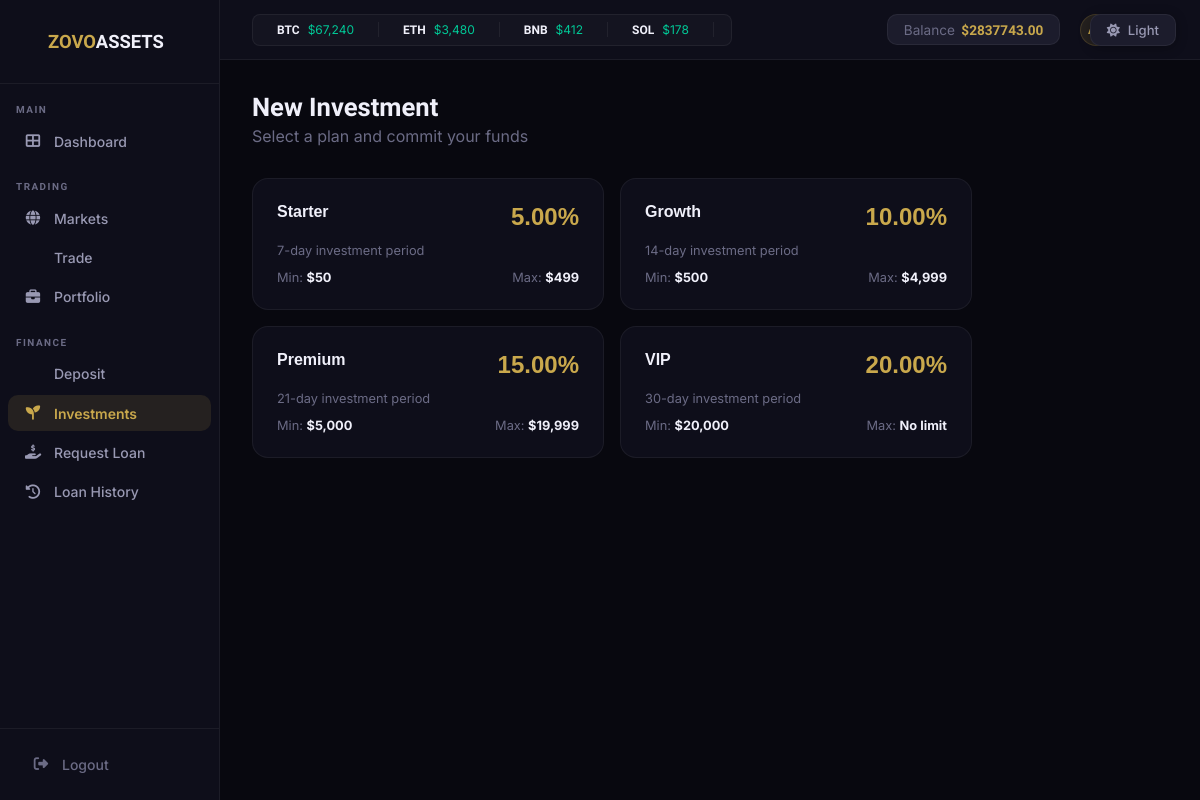
Page /investments/new/ (signed in) on the committed database.
### core/models.py (models this page shows, shortened)
class User(AbstractBaseUser, PermissionsMixin):
    full_name = models.CharField(max_length=150)
    email = models.EmailField(unique=True)
    phone = models.CharField(max_length=20, blank=True)
    is_active = models.BooleanField(default=True)
    is_staff = models.BooleanField(default=False)
    date_joined = models.DateTimeField(auto_now_add=True)
    USERNAME_FIELD = "email"
    REQUIRED_FIELDS = ["full_name"]
    objects = UserManager()

class Wallet(models.Model):
    user = models.OneToOneField(User, on_delete=models.CASCADE, related_name="wallet")
    balance = models.DecimalField(max_digits=14, decimal_places=2, default=0)
    total_invested = models.DecimalField(max_digits=14, decimal_places=2, default=0)
    total_profit = models.DecimalField(max_digits=14, decimal_places=2, default=0)
    created_at = models.DateTimeField(auto_now_add=True)
    updated_at = models.DateTimeField(auto_now=True)

### investments/models.py (models this page shows, shortened)
class InvestmentPlan(models.Model):
    name = models.CharField(max_length=100)
    min_amount = models.DecimalField(max_digits=12, decimal_places=2)
    max_amount = models.DecimalField(max_digits=12, decimal_places=2, null=True, blank=True)
    roi_percent = models.DecimalField(max_digits=5, decimal_places=2)
    duration_days = models.PositiveIntegerField()
    is_active = models.BooleanField(default=True)
    description = models.TextField(blank=True)
    @property
    def display_min(self):
        return f"${self.min_amount:,.0f}"
    @property
    def display_max(self):
        return f"${self.max_amount:,.0f}" if self.max_amount else "No limit"

### investments/views.py (the view, shortened to what this page needs)
# urls.py: path("new/", views.new_investment, name="new_investment"),
@login_required
def new_investment(request):
    plans = InvestmentPlan.objects.filter(is_active=True)
    return render(request, "investments/new.html", {"plans": plans})

### templates/investments/new.html (shortened to what this page needs)
{% extends "base.html" %}
{% block content %}
<div style="max-width:720px;">
  <div style="margin-bottom:2rem;">
    <h1 style="font-size:1.6rem;font-weight:800;margin-bottom:0.25rem;">New Investment</h1>
    <p style="color:var(--text-muted);">Select a plan and commit your funds</p>
  </div>
  <form method="post">
    <div style="display:grid;grid-template-columns:repeat(2,1fr);gap:1rem;margin-bottom:1.5rem;">
      {% for plan in plans %}
      <label style="cursor:pointer;">
        <div class="plan-card z-card" style="transition:all 0.2s;position:relative;">
          <div style="display:flex;justify-content:space-between;align-items:flex-start;margin-bottom:0.75rem;">
            <span style="font-family:'Syne',sans-serif;font-weight:700;font-size:1rem;">{{ plan.name }}</span>
            <span style="font-family:'Syne',sans-serif;font-size:1.5rem;font-weight:800;color:var(--gold);">{{ plan.roi_percent }}%</span>
          </div>
          <div style="font-size:0.8rem;color:var(--text-muted);margin-bottom:0.75rem;">{{ plan.duration_days }}-day investment period</div>
          <div style="display:flex;justify-content:space-between;font-size:0.8rem;">
            <span style="color:var(--text-muted);">Min: <strong style="color:var(--text);">{{ plan.display_min }}</strong></span>
            <span style="color:var(--text-muted);">Max: <strong style="color:var(--text);">{{ plan.display_max }}</strong></span>
          </div>
        </div>
      </label>
      {% endfor %}
    </div>
  </form>
</div>
{% endblock %}

### templates/base.html (shortened to what this page needs)
<!DOCTYPE html>
<html lang="en">
<head>
<link href="https://cdnjs.cloudflare.com/ajax/libs/font-awesome/6.4.0/css/all.min.css" rel="stylesheet">
</head>
<body>
{% if user.is_authenticated %}
<aside class="sidebar">
  <div class="sidebar-logo">
    <a href="/" style="display:flex;align-items:center;gap:0.4rem;">
      <span class="logo-text">ZOVO<span>ASSETS</span></span>
    </a>
  </div>
  <div class="sidebar-section">Main</div>
  <a href="{% url 'dashboard' %}" class="{% if request.resolver_match.url_name == 'dashboard' %}active{% endif %}">
    <i class="fas fa-th-large"></i> Dashboard
  </a>
  <div class="sidebar-section">Trading</div>
  <a href="{% url 'market' %}" class="{% if request.resolver_match.url_name == 'market' %}active{% endif %}">
    <i class="fas fa-globe"></i> Markets
  </a>
  <a href="{% url 'trade' %}" class="{% if 'trade' in request.resolver_match.url_name %}active{% endif %}">
     Trade
  </a>
  <a href="{% url 'portfolio' %}" class="{% if request.resolver_match.url_name == 'portfolio' %}active{% endif %}">
    <i class="fas fa-briefcase"></i> Portfolio
  </a>
  <div class="sidebar-section">Finance</div>
  <a href="{% url 'deposit' %}" class="{% if request.resolver_match.url_name == 'deposit' or request.resolver_match.url_name == 'deposit_history' %}active{% endif %}">
     Deposit
  </a>
  <a href="{% url 'new_investment' %}" class="{% if request.resolver_match.url_name == 'new_investment' %}active{% endif %}">
    <i class="fas fa-seedling"></i> Investments
  </a>
  <a href="{% url 'request_loan' %}" class="{% if request.resolver_match.url_name == 'request_loan' %}active{% endif %}">
    <i class="fas fa-hand-holding-usd"></i> Request Loan
  </a>
  <a href="{% url 'loan_history' %}" class="{% if request.resolver_match.url_name == 'loan_history' %}active{% endif %}">
    <i class="fas fa-history"></i> Loan History
  </a>
  <div class="sidebar-bottom">
    <a href="{% url 'logout' %}"><i class="fas fa-sign-out-alt"></i> Logout</a>
  </div>
</aside>
<header class="topbar">
  <div class="topbar-left">
    <div class="ticker-bar" style="width:480px;border-radius:8px;border:1px solid var(--border-soft);">
      <div class="ticker-track" id="topTicker"></div>
    </div>
  </div>
  <div class="topbar-right">
    <div class="topbar-balance" id="topBalance">
      <span>Balance</span><strong>${{ user.wallet.balance|floatformat:2 }}</strong>
    </div>
    <div class="topbar-user">
      <div class="topbar-avatar">{{ user.full_name|slice:":2"|upper }}</div>
      <span>{{ user.full_name.split.0 }}</span>
    </div>
  </div>
</header>
<button id="themeToggle" onclick="toggleTheme()" style="position:fixed;top:14px;right:1.5rem;z-index:9999;background:var(--dark-4);border:1px solid var(--border-soft);border-radius:10px;padding:0.45rem 1rem;cursor:pointer;display:flex;align-items:center;gap:0.5rem;color:var(--text-soft);font-size:0.82rem;font-family:'Inter',sans-serif;font-weight:500;transition:all 0.2s;box-shadow:0 2px 12px rgba(0,0,0,0.3);">
  <i class="fas fa-sun" id="themeIcon"></i>
  <span id="themeLabel">Light</span>
</button>
<div class="main-content">
  <div class="page-body">
    {% block content %}{% endblock %}
  </div>
</div>
{% else %}
{% block auth_content %}{% endblock %}
{% endif %}
</body>
</html>

### templates/base.html (style rules this page uses)
:root { --gold:#C9A84C;--gold-light:#E8C86A;--gold-dim:rgba(201,168,76,0.12); --dark:#08080F;--dark-2:#0E0E1A;--dark-3:#141420;--dark-4:#1C1C2C;--dark-5:#222232; --border:rgba(201,168,76,0.18);--border-soft:rgba(255,255,255,0.06); --text:#F0F0FA;--text-muted:#6B6B85;--text-soft:#9999B3; --green:#00C896;--red:#FF4D6A;--blue:#4D8EFF; --sidebar:220px; }
* { box-sizing:border-box;margin:0;padding:0; }
body { font-family:'Inter',sans-serif;background:var(--dark);color:var(--text);min-height:100vh; }
h1,h2,h3,h4,h5,h6,.syne { font-family:'Kanit',sans-serif; }
a { text-decoration:none; }
.topbar { position:fixed;top:0;left:var(--sidebar);right:0;height:60px;background:var(--dark-2);border-bottom:1px solid var(--border-soft);display:flex;align-items:center;justify-content:space-between;padding:0 2rem;z-index:100; }
.topbar-left { display:flex;align-items:center;gap:1rem; }
.topbar-right { display:flex;align-items:center;gap:1.25rem; }
.topbar-balance { background:var(--dark-4);border:1px solid var(--border-soft);border-radius:10px;padding:0.4rem 1rem;font-size:0.85rem; }
.topbar-balance span { color:var(--text-muted);margin-right:0.4rem; }
.topbar-balance strong { font-family:'Kanit',sans-serif;color:var(--gold); }
.topbar-user { display:flex;align-items:center;gap:0.5rem;font-size:0.85rem;color:var(--text-soft); }
.topbar-avatar { width:32px;height:32px;border-radius:50%;background:var(--gold-dim);border:1px solid var(--border);display:flex;align-items:center;justify-content:center;font-family:'Kanit',sans-serif;font-weight:700;font-size:0.75rem;color:var(--gold); }
.sidebar { position:fixed;top:0;left:0;width:var(--sidebar);height:100vh;background:var(--dark-2);border-right:1px solid var(--border-soft);display:flex;flex-direction:column;z-index:200;overflow-y:auto; }
.sidebar-logo { padding:1.25rem 1.5rem;border-bottom:1px solid var(--border-soft);display:flex;align-items:center;gap:0.5rem; }
.logo-text { font-family:'Kanit',sans-serif;font-weight:800;font-size:1.15rem;color:var(--gold); }
.logo-text span { color:var(--text); }
.sidebar-section { padding:1.25rem 1rem 0.4rem;font-family:'Kanit',sans-serif;font-size:0.62rem;font-weight:700;text-transform:uppercase;letter-spacing:1.5px;color:var(--text-muted); }
.sidebar a { display:flex;align-items:center;gap:0.75rem;padding:0.6rem 1rem;margin:0.1rem 0.5rem;border-radius:10px;color:var(--text-soft);font-size:0.875rem;font-weight:500;transition:all 0.2s; }
.sidebar a.active { color:var(--gold);background:var(--gold-dim);font-weight:600; }
.sidebar a i { width:18px;text-align:center;font-size:0.9rem; }
.sidebar-bottom { margin-top:auto;padding:1rem;border-top:1px solid var(--border-soft); }
.sidebar-bottom a { display:flex;align-items:center;gap:0.75rem;padding:0.6rem 0.5rem;border-radius:10px;color:var(--text-muted);font-size:0.875rem;transition:all 0.2s; }
.main-content { margin-left:var(--sidebar);padding-top:60px;min-height:100vh; }
.page-body { padding:2rem; }
.z-card { background:var(--dark-2);border:1px solid var(--border-soft);border-radius:16px;padding:1.5rem; }
.ticker-bar { background:var(--dark-3);border-bottom:1px solid var(--border-soft);height:32px;overflow:hidden;display:flex;align-items:center; }
.ticker-track { display:flex;gap:0;white-space:nowrap;animation:ticker 50s linear infinite; }

### rows in the picture
User: wallet.balance "2837743.00"
InvestmentPlan: name "Starter", roi_percent "5.00", duration_days "7", display_min "$50", display_max "$499"
InvestmentPlan: name "Growth", roi_percent "10.00", duration_days "14", display_min "$500", display_max "$4,999"
InvestmentPlan: name "Premium", roi_percent "15.00", duration_days "21", display_min "$5,000", display_max "$19,999"
InvestmentPlan: name "VIP", roi_percent "20.00", duration_days "30", display_min "$20,000", display_max "No limit"
